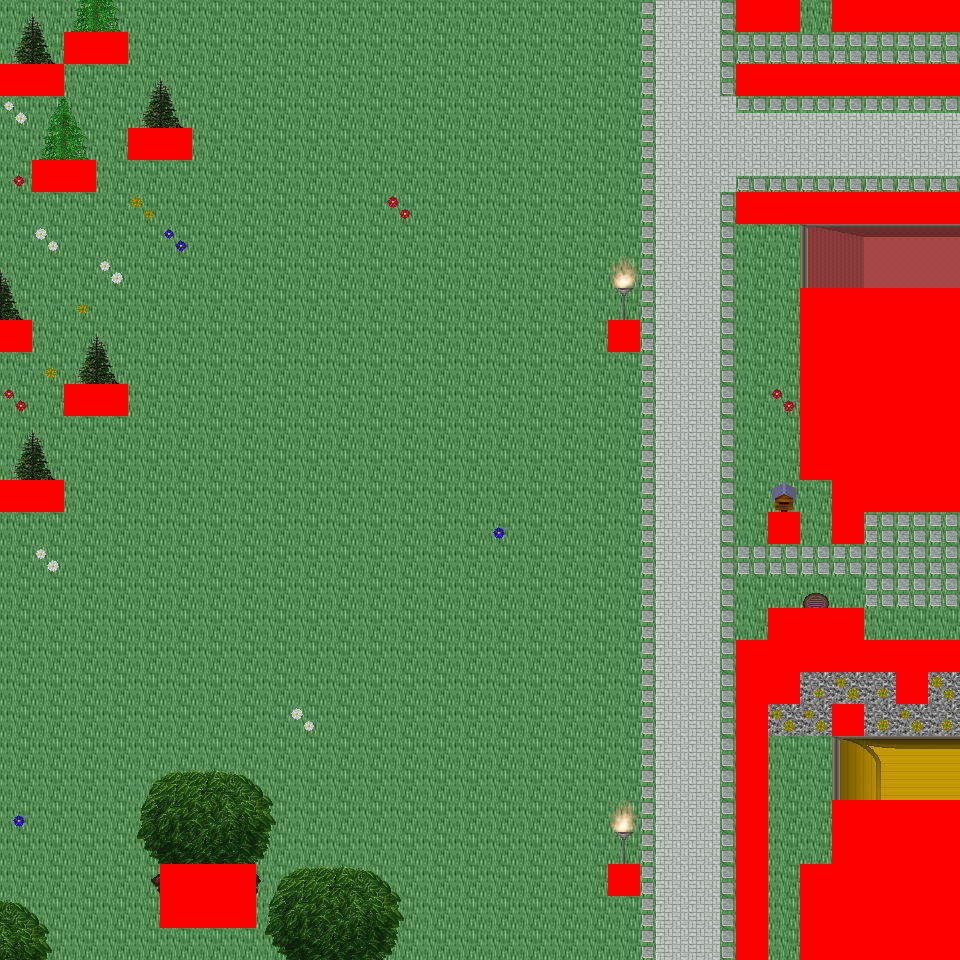

This is a level from a 2D game, rendered from its Tiled map with the project's own tilesets. A one-line summary and the map file follow, with tile-layer data summarised:
An orthogonal 30x30 tile map with 32x32 px tiles, 6 tile layers (Ground, Object, Object2, Above, ...), 60 tilesets and 13 objects (13x mapExit).

<map version="1.0" orientation="orthogonal" renderorder="right-down" width="30" height="30" tilewidth="32" tileheight="32" nextobjectid="14">
  <tileset firstgid="1" name="tileset_logic_collision" tilewidth="32" tileheight="32" tilecount="1" columns="1">
    <image source="../drawable/tileset_logic_collision.png" width="32" height="32" />
  </tileset>
  <tileset firstgid="2" name="tileset_building_decoration_orbpedestal" tilewidth="32" tileheight="32" tilecount="2" columns="1">
    <image source="../drawable/tileset_building_decoration_orbpedestal.png" width="32" height="64" />
  </tileset>
  <tileset firstgid="4" name="tileset_building_decoration_chimney" tilewidth="32" tileheight="32" tilecount="2" columns="1">
    <image source="../drawable/tileset_building_decoration_chimney.png" width="32" height="64" />
  </tileset>
  <tileset firstgid="6" name="tileset_item_statue_fairypool" tilewidth="32" tileheight="32" tilecount="16" columns="2">
    <image source="../drawable/tileset_item_statue_fairypool.png" width="64" height="256" />
  </tileset>
  <tileset firstgid="22" name="tileset_building_decoration_stone_details" tilewidth="32" tileheight="32" tilecount="4" columns="2">
    <image source="../drawable/tileset_building_decoration_stone_details.png" width="64" height="64" />
  </tileset>
  <tileset firstgid="26" name="tileset_building_door_closed" tilewidth="32" tileheight="32" tilecount="1" columns="1">
    <image source="../drawable/tileset_building_door_closed.png" width="32" height="32" />
  </tileset>
  <tileset firstgid="27" name="tileset_building_door_door" tilewidth="32" tileheight="32" tilecount="6" columns="3">
    <image source="../drawable/tileset_building_door_door.png" width="96" height="64" />
  </tileset>
  <tileset firstgid="33" name="tileset_building_fence_fence_chunky" tilewidth="32" tileheight="32" tilecount="21" columns="3">
    <image source="../drawable/tileset_building_fence_fence_chunky.png" width="96" height="224" />
  </tileset>
  <tileset firstgid="54" name="tileset_building_roof_blue" tilewidth="32" tileheight="32" tilecount="20" columns="5">
    <image source="../drawable/tileset_building_roof_blue.png" width="160" height="128" />
  </tileset>
  <tileset firstgid="74" name="tileset_building_roof_green" tilewidth="32" tileheight="32" tilecount="20" columns="5">
    <image source="../drawable/tileset_building_roof_green.png" width="160" height="128" />
  </tileset>
  <tileset firstgid="94" name="tileset_building_roof_red" tilewidth="32" tileheight="32" tilecount="20" columns="5">
    <image source="../drawable/tileset_building_roof_red.png" width="160" height="128" />
  </tileset>
  <tileset firstgid="114" name="tileset_building_roof_red2" tilewidth="32" tileheight="32" tilecount="20" columns="5">
    <image source="../drawable/tileset_building_roof_red2.png" width="160" height="128" />
  </tileset>
  <tileset firstgid="134" name="tileset_building_roof_roof_borders" tilewidth="32" tileheight="32" tilecount="9" columns="3">
    <image source="../drawable/tileset_building_roof_roof_borders.png" width="96" height="96" />
  </tileset>
  <tileset firstgid="143" name="tileset_building_roof_yellow" tilewidth="32" tileheight="32" tilecount="20" columns="5">
    <image source="../drawable/tileset_building_roof_yellow.png" width="160" height="128" />
  </tileset>
  <tileset firstgid="163" name="tileset_building_window_window_long" tilewidth="32" tileheight="32" tilecount="3" columns="3">
    <image source="../drawable/tileset_building_window_window_long.png" width="96" height="32" />
  </tileset>
  <tileset firstgid="166" name="tileset_ground_cobbled_paving" tilewidth="32" tileheight="32" tilecount="1" columns="1">
    <image source="../drawable/tileset_ground_cobbled_paving.png" width="32" height="32" />
  </tileset>
  <tileset firstgid="167" name="tileset_ground_gravel" tilewidth="32" tileheight="32" tilecount="1" columns="1">
    <image source="../drawable/tileset_ground_gravel.png" width="32" height="32" />
  </tileset>
  <tileset firstgid="168" name="tileset_ground_stone_floors" tilewidth="32" tileheight="32" tilecount="6" columns="3">
    <image source="../drawable/tileset_ground_stone_floors.png" width="96" height="64" />
  </tileset>
  <tileset firstgid="174" name="tileset_ground_ground" tilewidth="32" tileheight="32" tilecount="33" columns="3">
    <image source="../drawable/tileset_ground_ground.png" width="96" height="352" />
  </tileset>
  <tileset firstgid="207" name="tileset_plant_bush_various_small" tilewidth="32" tileheight="32" tilecount="9" columns="3">
    <image source="../drawable/tileset_plant_bush_various_small.png" width="96" height="96" />
  </tileset>
  <tileset firstgid="216" name="tileset_plant_flower_daisy_blue" tilewidth="32" tileheight="32" tilecount="8" columns="2">
    <image source="../drawable/tileset_plant_flower_daisy_blue.png" width="64" height="128" />
  </tileset>
  <tileset firstgid="224" name="tileset_plant_flower_daisy_red" tilewidth="32" tileheight="32" tilecount="8" columns="2">
    <image source="../drawable/tileset_plant_flower_daisy_red.png" width="64" height="128" />
  </tileset>
  <tileset firstgid="232" name="tileset_plant_flower_daisy_white" tilewidth="32" tileheight="32" tilecount="8" columns="2">
    <image source="../drawable/tileset_plant_flower_daisy_white.png" width="64" height="128" />
  </tileset>
  <tileset firstgid="240" name="tileset_plant_flower_daisy_yellow" tilewidth="32" tileheight="32" tilecount="8" columns="2">
    <image source="../drawable/tileset_plant_flower_daisy_yellow.png" width="64" height="128" />
  </tileset>
  <tileset firstgid="248" name="tileset_plant_tree_spruce" tilewidth="32" tileheight="32" tilecount="6" columns="2">
    <image source="../drawable/tileset_plant_tree_spruce.png" width="64" height="96" />
  </tileset>
  <tileset firstgid="254" name="tileset_item_pot_pot_purple" tilewidth="32" tileheight="32" tilecount="1" columns="1">
    <image source="../drawable/tileset_item_pot_pot_purple.png" width="32" height="32" />
  </tileset>
  <tileset firstgid="255" name="tileset_item_pot_pot_tall" tilewidth="32" tileheight="32" tilecount="2" columns="1">
    <image source="../drawable/tileset_item_pot_pot_tall.png" width="32" height="64" />
  </tileset>
  <tileset firstgid="257" name="tileset_item_pot_small_barrel" tilewidth="32" tileheight="32" tilecount="2" columns="1">
    <image source="../drawable/tileset_item_pot_small_barrel.png" width="32" height="64" />
  </tileset>
  <tileset firstgid="259" name="tileset_item_postbox" tilewidth="32" tileheight="32" tilecount="4" columns="2">
    <image source="../drawable/tileset_item_postbox.png" width="64" height="64" />
  </tileset>
  <tileset firstgid="263" name="tileset_furniture_chair_wooden_pale" tilewidth="32" tileheight="32" tilecount="4" columns="2">
    <image source="../drawable/tileset_furniture_chair_wooden_pale.png" width="64" height="64" />
  </tileset>
  <tileset firstgid="267" name="tileset_furniture_table_wooden" tilewidth="32" tileheight="32" tilecount="1" columns="1">
    <image source="../drawable/tileset_furniture_table_wooden.png" width="32" height="32" />
  </tileset>
  <tileset firstgid="268" name="tileset_furniture_table_brick_base" tilewidth="32" tileheight="32" tilecount="3" columns="3">
    <image source="../drawable/tileset_furniture_table_brick_base.png" width="96" height="32" />
  </tileset>
  <tileset firstgid="271" name="tileset_furniture_light_iron_lamp" tilewidth="32" tileheight="32" tilecount="3" columns="1">
    <image source="../drawable/tileset_furniture_light_iron_lamp.png" width="32" height="96" />
  </tileset>
  <tileset firstgid="274" name="tileset_furniture_light_flames" tilewidth="32" tileheight="32" tilecount="6" columns="6">
    <image source="../drawable/tileset_furniture_light_flames.png" width="192" height="32" />
  </tileset>
  <tileset firstgid="280" name="tileset_furniture_sink_dark_side_on" tilewidth="32" tileheight="32" tilecount="6" columns="3">
    <image source="../drawable/tileset_furniture_sink_dark_side_on.png" width="96" height="64" />
  </tileset>
  <tileset firstgid="286" name="tileset_ground_grass_corners" tilewidth="32" tileheight="32" tilecount="24" columns="6">
    <image source="../drawable/tileset_ground_grass_corners.png" width="192" height="128" />
  </tileset>
  <tileset firstgid="310" name="tileset_ground_grass_edges" tilewidth="32" tileheight="32" tilecount="36" columns="12">
    <image source="../drawable/tileset_ground_grass_edges.png" width="384" height="96" />
  </tileset>
  <tileset firstgid="346" name="tileset_plant_tree_tree_fluffy" tilewidth="32" tileheight="32" tilecount="12" columns="4">
    <image source="../drawable/tileset_plant_tree_tree_fluffy.png" width="128" height="96" />
  </tileset>
  <tileset firstgid="358" name="tileset_ground_water_dungeon_water" tilewidth="32" tileheight="32" tilecount="30" columns="3">
    <image source="../drawable/tileset_ground_water_dungeon_water.png" width="96" height="320" />
  </tileset>
  <tileset firstgid="388" name="tileset_furniture_table_wooden_rectangular" tilewidth="32" tileheight="32" tilecount="9" columns="3">
    <image source="../drawable/tileset_furniture_table_wooden_rectangular.png" width="96" height="96" />
  </tileset>
  <tileset firstgid="397" name="tileset_item_statue_metal_and_stone" tilewidth="32" tileheight="32" tilecount="6" columns="3">
    <image source="../drawable/tileset_item_statue_metal_and_stone.png" width="96" height="64" />
  </tileset>
  <tileset firstgid="403" name="tileset_ground_fire_fire" tilewidth="32" tileheight="32" tilecount="27" columns="3">
    <image source="../drawable/tileset_ground_fire_fire.png" width="96" height="288" />
  </tileset>
  <tileset firstgid="430" name="tileset_furniture_table_bench" tilewidth="32" tileheight="32" tilecount="3" columns="3">
    <image source="../drawable/tileset_furniture_table_bench.png" width="96" height="32" />
  </tileset>
  <tileset firstgid="433" name="tileset_plant_bush_hosta" tilewidth="32" tileheight="32" tilecount="9" columns="3">
    <image source="../drawable/tileset_plant_bush_hosta.png" width="96" height="96" />
  </tileset>
  <tileset firstgid="442" name="tileset_plant_tree_tree_green" tilewidth="32" tileheight="32" tilecount="88" columns="8">
    <image source="../drawable/tileset_plant_tree_tree_green.png" width="256" height="352" />
  </tileset>
  <tileset firstgid="530" name="tileset_item_sign_large" tilewidth="32" tileheight="32" tilecount="15" columns="5">
    <image source="../drawable/tileset_item_sign_large.png" width="160" height="96" />
  </tileset>
  <tileset firstgid="545" name="tileset_building_wall_wall_brown" tilewidth="32" tileheight="32" tilecount="12" columns="3">
    <image source="../drawable/tileset_building_wall_wall_brown.png" width="96" height="128" />
  </tileset>
  <tileset firstgid="557" name="tileset_ground_green_paving_4" tilewidth="32" tileheight="32" tilecount="3" columns="3">
    <image source="../drawable/tileset_ground_green_paving_4.png" width="96" height="32" />
  </tileset>
  <tileset firstgid="560" name="tileset_item_swing" tilewidth="32" tileheight="32" tilecount="4" columns="2">
    <image source="../drawable/tileset_item_swing.png" width="64" height="64" />
  </tileset>
  <tileset firstgid="564" name="tileset_item_fishrods" tilewidth="32" tileheight="32" tilecount="12" columns="4">
    <image source="../drawable/tileset_item_fishrods.png" width="128" height="96" />
  </tileset>
  <tileset firstgid="576" name="tileset_logic_creature_human_kalavan" tilewidth="32" tileheight="32" tilecount="5" columns="5">
    <image source="../drawable/tileset_logic_creature_human_kalavan.png" width="160" height="32" />
  </tileset>
  <tileset firstgid="581" name="tileset_logic_creature_animal" tilewidth="32" tileheight="32" tilecount="32" columns="8">
    <image source="../drawable/tileset_logic_creature_animal.png" width="256" height="128" />
  </tileset>
  <tileset firstgid="613" name="tileset_building_decoration_numbers" tilewidth="32" tileheight="32" tilecount="20" columns="2">
    <image source="../drawable/tileset_building_decoration_numbers.png" width="64" height="320" />
  </tileset>
  <tileset firstgid="633" name="tileset_ground_green_paving" tilewidth="32" tileheight="32" tilecount="18" columns="3">
    <image source="../drawable/tileset_ground_green_paving.png" width="96" height="192" />
  </tileset>
  <tileset firstgid="651" name="tileset_item_huge_orb" tilewidth="32" tileheight="32" tilecount="16" columns="2">
    <image source="../drawable/tileset_item_huge_orb.png" width="64" height="256" />
  </tileset>
  <tileset firstgid="667" name="tileset_light_light_5x5" tilewidth="32" tileheight="32" tilecount="25" columns="5">
    <image source="../drawable/tileset_light_light_5x5.png" width="160" height="160" />
  </tileset>
  <tileset firstgid="692" name="tileset_light_dim_light_5x5" tilewidth="32" tileheight="32" tilecount="25" columns="5">
    <image source="../drawable/tileset_light_dim_light_5x5.png" width="160" height="160" />
  </tileset>
  <tileset firstgid="717" name="tileset_item_firewood" tilewidth="32" tileheight="32" tilecount="12" columns="3">
    <image source="../drawable/tileset_item_firewood.png" width="96" height="128" />
  </tileset>
  <tileset firstgid="729" name="tileset_logic_creature_fowl" tilewidth="32" tileheight="32" tilecount="6" columns="6">
    <image source="../drawable/tileset_logic_creature_fowl.png" width="192" height="32" />
  </tileset>
  <tileset firstgid="735" name="tileset_logic_creature_human_imperial" tilewidth="32" tileheight="32" tilecount="16" columns="8">
    <image source="../drawable/tileset_logic_creature_human_imperial.png" width="256" height="64" />
  </tileset>
  <layer name="Ground" width="30" height="30">
    <data>[900 cells, 900 non-empty, 4 distinct tile ids]</data>
  </layer>
  <layer name="Object" width="30" height="30">
    <data>[900 cells, 238 non-empty, 49 distinct tile ids]</data>
  </layer>
  <layer name="Object2" width="30" height="30">
    <data>[900 cells, 5 non-empty, 5 distinct tile ids]</data>
  </layer>
  <layer name="Above" width="30" height="30">
    <data>[900 cells, 125 non-empty, 54 distinct tile ids]</data>
  </layer>
  <layer name="Above2" width="30" height="30">
    <data>[900 cells, 3 non-empty, 1 distinct tile ids]</data>
  </layer>
  <layer name="Walkable" width="30" height="30">
    <data>[900 cells, 122 non-empty, 1 distinct tile ids]</data>
  </layer>
  <objectgroup name="MapEvents">
    <object id="1" name="north" type="mapExit" x="0" y="0" width="736" height="32">
      <properties>
        <property name="map" value="level_0_x71_y146" />
        <property name="x" value="0" />
        <property name="y" value="28" />
      </properties>
    </object>
    <object id="2" name="north2" type="mapExit" x="800" y="0" width="32" height="32">
      <properties>
        <property name="map" value="level_0_x71_y146" />
        <property name="x" value="25" />
        <property name="y" value="28" />
      </properties>
    </object>
    <object id="3" name="south" type="mapExit" x="0" y="928" width="736" height="32">
      <properties>
        <property name="map" value="level_0_x71_y148" />
        <property name="x" value="0" />
        <property name="y" value="1" />
      </properties>
    </object>
    <object id="4" name="south2" type="mapExit" x="768" y="928" width="32" height="32">
      <properties>
        <property name="map" value="level_0_x71_y148" />
        <property name="x" value="24" />
        <property name="y" value="1" />
      </properties>
    </object>
    <object id="5" name="west" type="mapExit" x="0" y="0" width="32" height="64">
      <properties>
        <property name="map" value="level_0_x70_y147" />
        <property name="x" value="28" />
        <property name="y" value="0" />
      </properties>
    </object>
    <object id="6" name="west2" type="mapExit" x="0" y="96" width="32" height="224">
      <properties>
        <property name="map" value="level_0_x70_y147" />
        <property name="x" value="28" />
        <property name="y" value="3" />
      </properties>
    </object>
    <object id="7" name="west3" type="mapExit" x="0" y="352" width="32" height="128">
      <properties>
        <property name="map" value="level_0_x70_y147" />
        <property name="x" value="28" />
        <property name="y" value="11" />
      </properties>
    </object>
    <object id="8" name="west4" type="mapExit" x="0" y="512" width="32" height="448">
      <properties>
        <property name="map" value="level_0_x70_y147" />
        <property name="x" value="28" />
        <property name="y" value="16" />
      </properties>
    </object>
    <object id="9" name="east" type="mapExit" x="928" y="32" width="32" height="32">
      <properties>
        <property name="map" value="level_0_x72_y147" />
        <property name="x" value="1" />
        <property name="y" value="1" />
      </properties>
    </object>
    <object id="10" name="east2" type="mapExit" x="928" y="96" width="32" height="96">
      <properties>
        <property name="map" value="level_0_x72_y147" />
        <property name="x" value="1" />
        <property name="y" value="3" />
      </properties>
    </object>
    <object id="11" name="east3" type="mapExit" x="928" y="224" width="32" height="64">
      <properties>
        <property name="map" value="level_0_x72_y147" />
        <property name="x" value="1" />
        <property name="y" value="7" />
      </properties>
    </object>
    <object id="12" name="east4" type="mapExit" x="928" y="512" width="32" height="128">
      <properties>
        <property name="map" value="level_0_x72_y147" />
        <property name="x" value="1" />
        <property name="y" value="16" />
      </properties>
    </object>
    <object id="13" name="east5" type="mapExit" x="928" y="672" width="32" height="128">
      <properties>
        <property name="map" value="level_0_x72_y147" />
        <property name="x" value="1" />
        <property name="y" value="21" />
      </properties>
    </object>
  </objectgroup>
</map>
